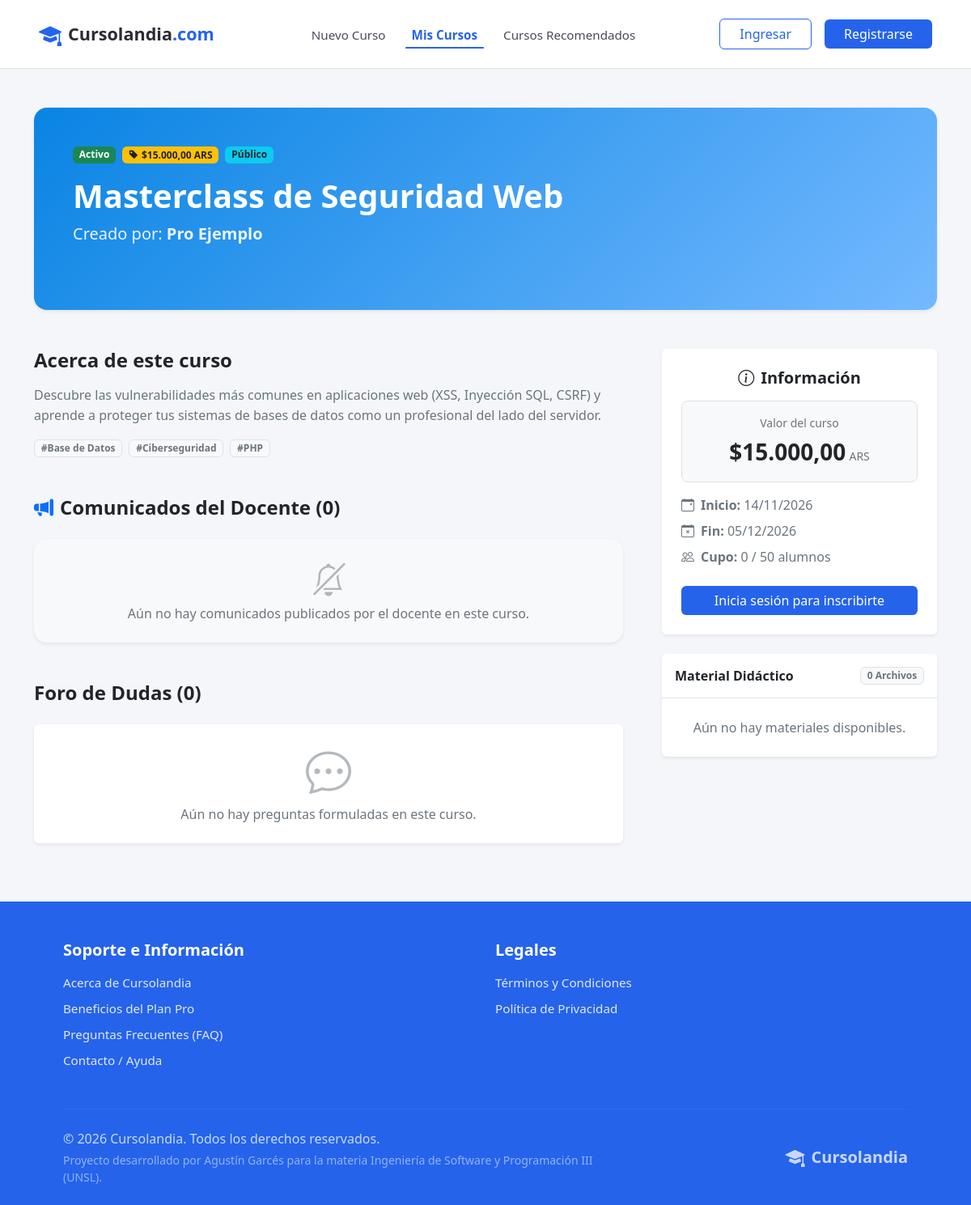
Page /php/curso.php?id=1 on the committed database.
### tables this page shows
CREATE TABLE cursos (
    id_curso INT AUTO_INCREMENT PRIMARY KEY,
    id_creador INT NOT NULL,
    titulo VARCHAR(100) NOT NULL,
    descripcion TEXT NOT NULL,
    es_publico BOOLEAN DEFAULT TRUE NOT NULL,
    es_pago BOOLEAN DEFAULT FALSE NOT NULL,
    costo DECIMAL(10,2) DEFAULT 0.00,
    imagen VARCHAR(255) NULL,
    cupo INT NULL,
    fecha_inicio DATE NOT NULL,
    fecha_fin DATE NOT NULL,
    activo BOOLEAN DEFAULT TRUE NOT NULL,
    programado BOOLEAN DEFAULT FALSE NOT NULL,
    fecha_creacion DATETIME DEFAULT CURRENT_TIMESTAMP,
    CONSTRAINT fk_cursos_creador FOREIGN KEY (id_creador) REFERENCES usuarios(id_usuario) ON DELETE RESTRICT,
    CONSTRAINT chk_cursos_titulo CHECK (CHAR_LENGTH(TRIM(titulo)) > 0),
    CONSTRAINT chk_cursos_descripcion CHECK (CHAR_LENGTH(TRIM(descripcion)) > 0),
    CONSTRAINT chk_cursos_fechas CHECK (fecha_fin >= fecha_inicio),
    CONSTRAINT chk_cursos_costo CHECK (costo >= 0),
    CONSTRAINT chk_cursos_cupo CHECK (cupo IS NULL OR cupo > 0),
    CONSTRAINT chk_cursos_pago_costo CHECK (
        (es_pago = 0 AND COALESCE(costo, 0) = 0)
        OR (es_pago = 1 AND COALESCE(costo, 0) > 0)
    )
);

CREATE TABLE usuarios (
    id_usuario INT AUTO_INCREMENT PRIMARY KEY,
    nombre VARCHAR(50) NOT NULL,
    apellido VARCHAR(50) NOT NULL,
    email VARCHAR(100) NOT NULL,
    password VARCHAR(255) NOT NULL,
    dni VARCHAR(15),
    edad INT,
    antecedentes TEXT,
    imagen_perfil VARCHAR(255) DEFAULT 'default_avatar.png',
    rol ENUM('admin', 'regular') DEFAULT 'regular' NOT NULL,
    plan ENUM('gratis', 'pro') DEFAULT 'gratis' NOT NULL,
    vencimiento_pro DATE NULL,
    fecha_registro DATETIME DEFAULT CURRENT_TIMESTAMP,
    CONSTRAINT uq_usuarios_email UNIQUE (email),
    CONSTRAINT uq_usuarios_dni UNIQUE (dni),
    CONSTRAINT chk_usuarios_nombre CHECK (CHAR_LENGTH(TRIM(nombre)) > 0),
    CONSTRAINT chk_usuarios_apellido CHECK (CHAR_LENGTH(TRIM(apellido)) > 0),
    CONSTRAINT chk_usuarios_email CHECK (email LIKE '%_@_%._%'),
    CONSTRAINT chk_usuarios_edad CHECK (edad IS NULL OR edad BETWEEN 0 AND 120),
    CONSTRAINT chk_usuarios_pro_vencimiento CHECK (plan = 'gratis' OR vencimiento_pro IS NOT NULL)
);

CREATE TABLE etiquetas (
    id_etiqueta INT AUTO_INCREMENT PRIMARY KEY,
    nombre VARCHAR(50) NOT NULL,
    CONSTRAINT uq_etiquetas_nombre UNIQUE (nombre),
    CONSTRAINT chk_etiquetas_nombre CHECK (CHAR_LENGTH(TRIM(nombre)) > 0)
);

### php/curso.php (the view, shortened to what the rows shown need)
<?php
    require_once 'conexion.php';
    $id_curso = (int)$_GET['id'];
    $sql_curso = "
        SELECT c.*, u.nombre, u.apellido
        FROM cursos c
        INNER JOIN usuarios u ON c.id_creador = u.id_usuario
        WHERE c.id_curso = $id_curso
    ";
    $resultado_curso = mysqli_query($conexion, $sql_curso);
    $curso = mysqli_fetch_assoc($resultado_curso);
    $es_programado = ($curso['activo'] == 0 && !empty($curso['programado']) && $curso['programado'] == 1);
    $esta_inscripto = false;
    $costo_curso = (float)($curso['costo'] ?? 0);
    $costo_formateado = '$' . number_format($costo_curso, 2, ',', '.');
    $sql_cupo = "SELECT COUNT(id_inscripcion) as total_alumnos FROM inscripciones WHERE id_curso = $id_curso AND estado = 'aceptada'";
    $res_cupo = mysqli_query($conexion, $sql_cupo);
    $total_alumnos = mysqli_fetch_assoc($res_cupo)['total_alumnos'];
    $sql_tags_curso = "
        SELECT e.nombre
        FROM curso_etiquetas ce
        INNER JOIN etiquetas e ON ce.id_etiqueta = e.id_etiqueta
        WHERE ce.id_curso = $id_curso
        ORDER BY e.nombre ASC
    ";
    $res_tags_curso = mysqli_query($conexion, $sql_tags_curso);
    $tiene_imagen = (!empty($curso['imagen']) && file_exists('../uploads/cursos/' . $curso['imagen']));
    $clase_gradiente_banner = $tiene_imagen ? '' : 'curso-gradiente-' . (($curso['id_curso'] % 5) + 1);
    $bg_banner = $tiene_imagen
        ? 'style="background: linear-gradient(rgba(30, 30, 40, 0.6), rgba(30, 30, 40, 0.85)), url(\'../uploads/cursos/' . htmlspecialchars($curso['imagen']) . '\'); background-size: cover; background-position: center;"'
        : '';
    require_once 'header.php' ;
?>
    <main class="container my-5">
        <div class="curso-header-banner <?php echo $clase_gradiente_banner; ?> mb-5 rounded-4 shadow-sm p-4 p-md-5" <?php echo $bg_banner; ?>>
            <div class="d-flex flex-column justify-content-center h-100">
                <div class="d-flex gap-2 mb-3 flex-wrap">
                    <?php if($curso['activo'] == 1): ?>
                        <span class="badge bg-success">Activo</span>
                    <?php elseif($es_programado): ?>
                        <span class="badge bg-primary"><i class="bi bi-calendar-check me-1"></i>Programado (inicia el <?php echo date("d/m/Y", strtotime($curso['fecha_inicio'])); ?>)</span>
                    <?php else: ?>
                        <span class="badge bg-secondary">Borrador</span>
                    <?php endif; ?>
                    <?php if($curso['es_pago'] == 1): ?>
                        <?php if(!$esta_inscripto): ?>
                            <span class="badge bg-warning text-dark fw-semibold">
                                <i class="bi bi-tag-fill me-1"></i><?php echo $costo_formateado; ?> ARS
                            </span>
                        <?php else: ?>
                            <span class="badge bg-warning text-dark">De Pago</span>
                        <?php endif; ?>
                    <?php else: ?>
                        <span class="badge bg-secondary">Gratuito</span>
                    <?php endif; ?>
                    <?php if($curso['es_publico'] == 1): ?>
                        <span class="badge bg-info text-dark">Público</span>
                    <?php else: ?>
                        <span class="badge bg-dark text-white">Privado</span>
                    <?php endif; ?>
                </div>
                <h1 class="fw-bold text-white mb-2"><?php echo htmlspecialchars($curso['titulo']); ?></h1>
                <p class="text-white mb-0 fs-5" style="opacity: 0.9;">
                    Creado por: <span class="fw-bold text-white"><?php echo htmlspecialchars($curso['nombre'] . ' ' . $curso['apellido']); ?></span>
                </p>
            </div>
        </div>
        <div class="row g-5">
            <div class="col-lg-8">
                <section class="mb-5">
                    <h4 class="fw-bold mb-3">Acerca de este curso</h4>
                    <p class="text-secondary" style="line-height: 1.6; white-space: pre-wrap;"><?php echo htmlspecialchars($curso['descripcion']); ?></p>
                    <div class="d-flex gap-2 mt-3 flex-wrap">
                        <?php if(mysqli_num_rows($res_tags_curso) > 0): ?>
                            <?php while($tag = mysqli_fetch_assoc($res_tags_curso)): ?>
                                <span class="badge bg-light text-secondary border">#<?php echo htmlspecialchars($tag['nombre']); ?></span>
                            <?php endwhile; ?>
                        <?php else: ?>
                            <span class="badge bg-light text-muted border">Sin etiquetas</span>
                        <?php endif; ?>
                    </div>
                </section>
            </div>
            <div class="col-lg-4">
                <div class="card border-0 shadow-sm mb-4">
                    <div class="card-body p-4 text-center">
                        <?php if(!$esta_inscripto): ?>
                            <div class="p-3 mb-3 rounded-3 bg-light border">
                                <span class="text-muted small d-block mb-1">Valor del curso</span>
                                <?php if($curso['es_pago'] == 1): ?>
                                    <span class="fs-3 fw-bold text-dark"><?php echo $costo_formateado; ?></span>
                                    <span class="text-muted small">ARS</span>
                                <?php else: ?>
                                    <span class="fs-4 fw-bold text-success">Gratuito</span>
                                <?php endif; ?>
                            </div>
                        <?php endif; ?>
                        <ul class="list-unstyled text-start text-secondary mb-4">
                            <li class="mb-2"><i class="bi bi-calendar-event me-2"></i><strong>Inicio:</strong> <?php echo date("d/m/Y", strtotime($curso['fecha_inicio'])); ?></li>
                            <li class="mb-2"><i class="bi bi-calendar-x me-2"></i><strong>Fin:</strong> <?php echo date("d/m/Y", strtotime($curso['fecha_fin'])); ?></li>
                            <li><i class="bi bi-people me-2"></i><strong>Cupo:</strong> <?php echo $total_alumnos; ?> / <?php echo $curso['cupo'] ? $curso['cupo'] : 'Sin límite'; ?> alumnos</li>
                        </ul>
                    </div>
                </div>
            </div>
        </div>
    </main>
<?php require_once 'footer.php'; ?>

### rows in the picture
cursos: costo "$15.000,00", titulo "Masterclass de Seguridad Web", id_creador.apellido "Pro Ejemplo", descripcion "Descubre las vulnerabilidades más comunes en aplicaciones web (XSS, Inyección SQL, CSRF) y aprende a proteger tus sistemas de bases de datos como un profesional del lado del servidor.", fecha_inicio "14/11/2026", fecha_fin "05/12/2026", cupo "50"
etiquetas: nombre "Base de Datos"
etiquetas: nombre "Ciberseguridad"
etiquetas: nombre "PHP"

### other values in the picture
$total_comunicados "0"
$total_preguntas "0"
$total_alumnos "0"
$total_materiales "0"
